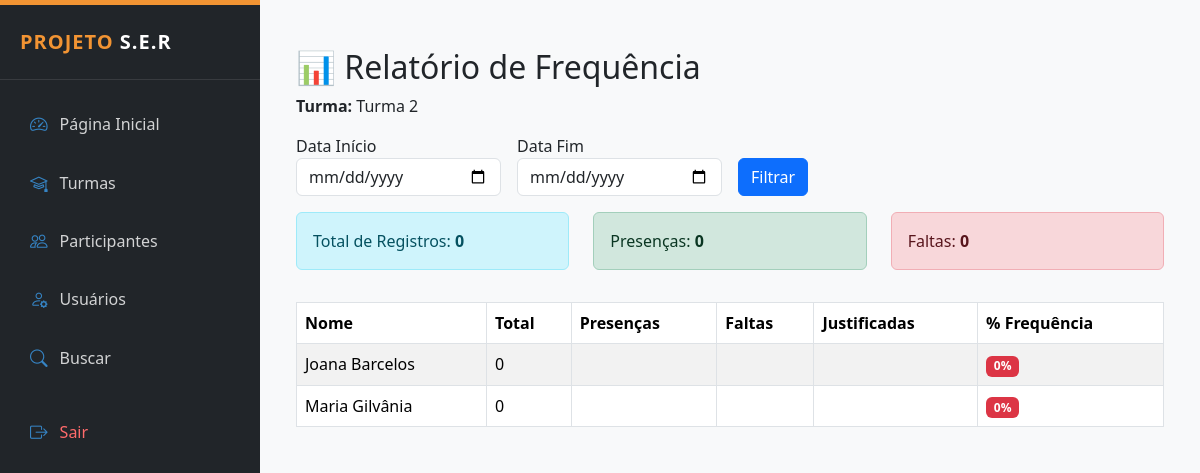
The page /public/presenca_relatorios.php?turma_id=3 on the database as committed earlier.
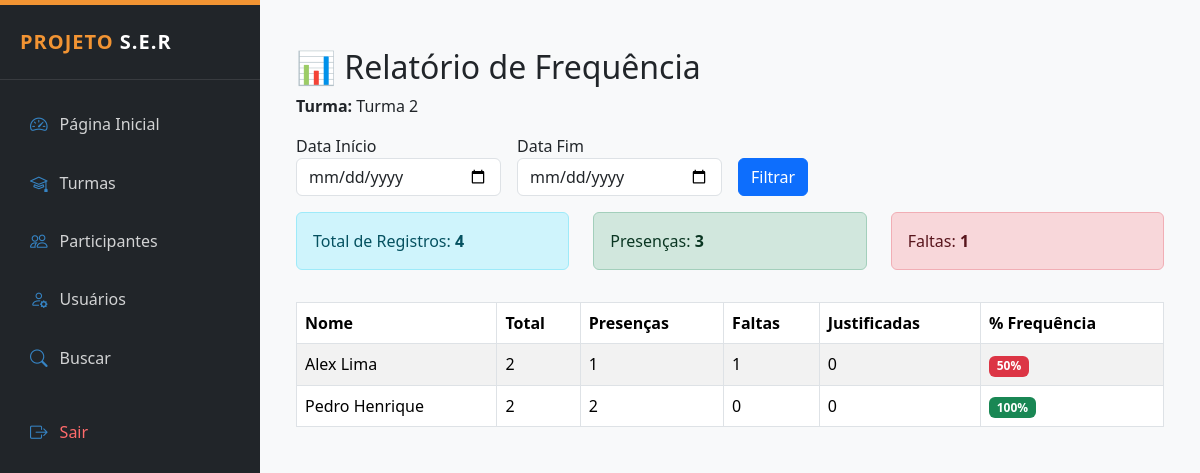
The same page on the database as committed later.
### tables this page shows
CREATE TABLE `participantes` (
  `id` int(11) NOT NULL,
  `nome` varchar(120) NOT NULL,
  `numero_processo` varchar(50) DEFAULT NULL,
  `cpf` varchar(11) DEFAULT NULL,
  `data_nascimento` date DEFAULT NULL,
  `telefone` varchar(20) DEFAULT NULL,
  `email` varchar(120) DEFAULT NULL,
  `endereco` varchar(150) DEFAULT NULL,
  `bairro` varchar(100) DEFAULT NULL,
  `turma_id` int(11) DEFAULT NULL,
  `observacoes` text DEFAULT NULL,
  `criado_em` timestamp NOT NULL DEFAULT current_timestamp(),
  `caso_id` int(11) DEFAULT NULL,
  `status` enum('ativo','inativo') DEFAULT 'ativo',
  `total_passagens` int(11) DEFAULT 0
);

### public/presenca_relatorios.php (the view, shortened to what this page needs)
<?php
require_once __DIR__ . "/../config/conexao.php";
require_once __DIR__ ."/../layout/admin_header.php";
$turma_id = $_GET['turma_id'] ?? null;
$data_inicio = $_GET['data_inicio'] ?? null;
$data_fim = $_GET['data_fim'] ?? null;
$stmt = $pdo->prepare("SELECT * FROM turmas WHERE id = ?");
$stmt->execute([$turma_id]);
$turma = $stmt->fetch();
$filtro_data = "";
$params = [$turma_id];
$stmt = $pdo->prepare("
SELECT
    p.id,
    p.nome,
    COUNT(pr.id) as total,
    SUM(pr.status = 'presente') as presencas,
    SUM(pr.status = 'falta') as faltas,
    SUM(pr.status = 'justificado') as justificadas
FROM participantes p
LEFT JOIN presencas pr ON pr.participante_id = p.id
LEFT JOIN turmas_sessoes ts ON ts.id = pr.sessao_id
WHERE p.turma_id = ?
$filtro_data
GROUP BY p.id
ORDER BY p.nome
");
$stmt->execute($params);
$dados = $stmt->fetchAll();
$total_aulas = 0;
$total_presencas = 0;
$total_faltas = 0;
foreach ($dados as $d) {
    $total_aulas += $d['total'];
    $total_presencas += $d['presencas'];
    $total_faltas += $d['faltas'];
}
?>
<div class="container mt-4">
<h2>📊 Relatório de Frequência</h2>
<p><strong>Turma:</strong> <?= $turma['nome'] ?></p>
<form method="GET" class="row g-3 mb-3">
    <div class="col-md-3">
        <label>Data Início</label>
        <input type="date" name="data_inicio" value="<?= $data_inicio ?>" class="form-control">
    </div>
    <div class="col-md-3">
        <label>Data Fim</label>
        <input type="date" name="data_fim" value="<?= $data_fim ?>" class="form-control">
    </div>
    <div class="col-md-3 align-self-end">
        <button class="btn btn-primary">Filtrar</button>
    </div>
</form>
<div class="row mb-3">
    <div class="col-md-4">
        <div class="alert alert-info">
            Total de Registros: <strong><?= $total_aulas ?></strong>
        </div>
    </div>
    <div class="col-md-4">
        <div class="alert alert-success">
            Presenças: <strong><?= $total_presencas ?></strong>
        </div>
    </div>
    <div class="col-md-4">
        <div class="alert alert-danger">
            Faltas: <strong><?= $total_faltas ?></strong>
        </div>
    </div>
</div>
<table class="table table-bordered table-striped">
<thead>
<tr>
    <th>Nome</th>
    <th>Total</th>
    <th>Presenças</th>
    <th>Faltas</th>
    <th>Justificadas</th>
    <th>% Frequência</th>
</tr>
</thead>
<tbody>
<?php foreach ($dados as $d):
$percentual = $d['total'] > 0 ? round(($d['presencas'] / $d['total']) * 100, 1) : 0;
?>
<tr>
    <td><?= $d['nome'] ?></td>
    <td><?= $d['total'] ?></td>
    <td><?= $d['presencas'] ?></td>
    <td><?= $d['faltas'] ?></td>
    <td><?= $d['justificadas'] ?></td>
    <td>
        <span class="badge <?= $percentual >= 75 ? 'bg-success' : 'bg-danger' ?>">
            <?= $percentual ?>%
        </span>
    </td>
</tr>
<?php endforeach; ?>
</tbody>
</table>
</div>
<?php require_once __DIR__ ."/../layout/admin_footer.php";?>

Rows that differ between the two databases and show on the page:
changed participantes: nome "Maria Gilvânia" → "Alex Lima"; total "0" → "2"; presencas (not shown) → "1"; faltas (not shown) → "1"; justificadas (not shown) → "0"; percentual "0" → "50"; moves up the list
changed participantes: nome "Joana Barcelos" → "Pedro Henrique"; total "0" → "2"; presencas (not shown) → "2"; faltas (not shown) → "0"; justificadas (not shown) → "0"; percentual "0" → "100"
Other text that changed with them:
$total_aulas: "0" → "4"
$total_presencas: "0" → "3"
$total_faltas: "0" → "1"
